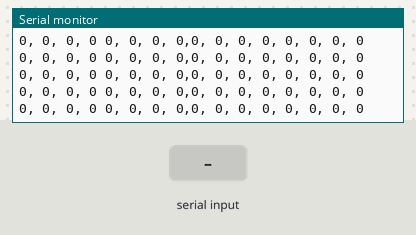
Simulated run of this sketch. Board: Arduino Mega 2560, built with avr-gcc and run on an emulated ATmega2560. Parts: the last lines printed to the serial monitor. The test bench sets the inputs (shaded band).

Above: at 1.2 s.
1.3 s: "90,45,200!" received over the second serial link
At 2.4 s:
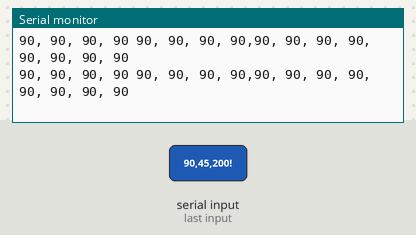
4.3 s: "A!" received over the second serial link
7.3 s: "30,150,10!" received over the second serial link
At 8.4 s:
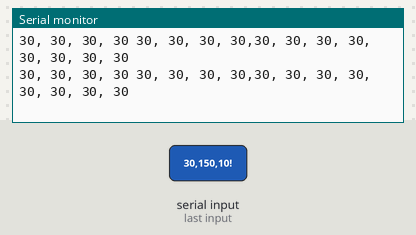
10.3 s: "B!" received over the second serial link
Timing chart, 0 to 11.3 s (numbered marks = the images above; inputs shaded):
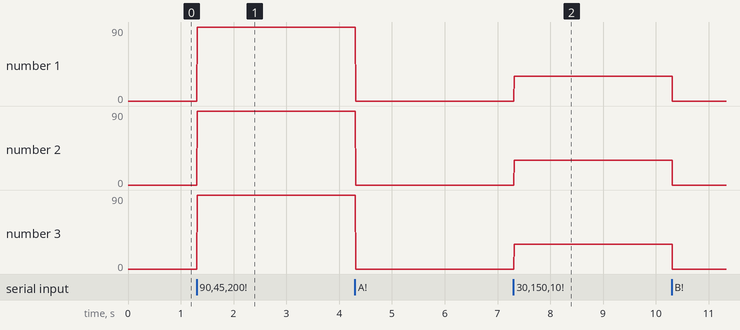

The sketch:

arduino_uart.ino
```cpp
int lx,ly,rx,ry,up,down,left,right,tri,squ,circle,cross,l1,l2,r1,r2;

int indexA,indexB,indexC,indexD,indexE,indexF,indexG,indexH,indexI,indexJ,indexK,indexL,indexM,indexN,indexO,indexP;

String data1,data2,data3,data4,data5,data6,data7,data8,data9,data10,data11,data12,data13,data14,data15,data16;

String datain;

void fetch_data()
{
 if(Serial2.available() > 0)
 {
  datain= Serial2.readStringUntil('!');
 }
}

void parse_data(String datain)
{
indexA=datain.indexOf("A");
indexB=datain.indexOf("B");
indexC=datain.indexOf("C");
indexD=datain.indexOf("D");
indexE=datain.indexOf("E");
indexF=datain.indexOf("F");
indexG=datain.indexOf("G");
indexH=datain.indexOf("H");
indexI=datain.indexOf("I");
indexJ=datain.indexOf("J");
indexK=datain.indexOf("K");
indexL=datain.indexOf("L");
indexM=datain.indexOf("M");
indexN=datain.indexOf("N");
indexO=datain.indexOf("O");
indexP=datain.indexOf("P");

data1=datain.substring(0,indexA);
data2=datain.substring(indexA+1,indexB);
data3=datain.substring(indexB+1,indexC);
data4=datain.substring(indexC+1,indexD);
data5=datain.substring(indexD+1,indexE);
data6=datain.substring(indexE+1,indexF);
data7=datain.substring(indexF+1,indexG);
data8=datain.substring(indexG+1,indexH);
data9=datain.substring(indexH+1,indexI);
data10=datain.substring(indexI+1,indexJ);
data11=datain.substring(indexJ+1,indexK);
data12=datain.substring(indexK+1,indexL);
data13=datain.substring(indexL+1,indexM);
data14=datain.substring(indexM+1,indexN);
data15=datain.substring(indexN+1,indexO);
data16=datain.substring(indexO+1,indexP);

lx=data1.toInt();
ly=data2.toInt();
rx=data3.toInt();
ry=data4.toInt();
up=data5.toInt();
down=data6.toInt();
left=data7.toInt();
right=data8.toInt();
tri=data9.toInt();
squ=data10.toInt();
circle=data11.toInt();
cross=data12.toInt();
l1=data13.toInt();
l2=data14.toInt();
r1=data15.toInt();
r2=data16.toInt();
}
void ps_print()
{
 // Serial.print("lx=");
  Serial.print(lx);
  Serial.print(", ");
//  Serial.print("ly=");
  Serial.print(ly);
  Serial.print(", ");
//  Serial.print("rx=");
  Serial.print(rx);
  Serial.print(", ");
 // Serial.print("ry=");
  Serial.print(ry);
  Serial.print(" ");

 // Serial.print("up=");
  Serial.print(up);
  Serial.print(", ");
 // Serial.print("dowm=");
  Serial.print(down);
  Serial.print(", ");
//  Serial.print("left=");
  Serial.print(left);
  Serial.print(", ");
//  Serial.print("right=");
  Serial.print(right);
  Serial.print(",");

//  Serial.print("tri=");
  Serial.print(tri);
  Serial.print(", ");
 // Serial.print("squ=");
  Serial.print(squ);
  Serial.print(", ");
 // Serial.print("circle=");
  Serial.print(circle);
  Serial.print(", ");
//  Serial.print("cross=");
  Serial.print(cross);
  Serial.print(", ");

 // Serial.print("l1=");
  Serial.print(l1);
  Serial.print(", ");
 // Serial.print("l2=");
  Serial.print(l2);
  Serial.print(", ");
//  Serial.print("r1=");
  Serial.print(r1);
  Serial.print(", ");
 // Serial.print("r2=");
  Serial.println(r2);
}

void setup() {
  // put your setup code here, to run once:
  Serial.begin(115200);
  Serial2.begin(9600);
}

void loop()
{
  fetch_data();
  parse_data(datain);

  ps_print();
}
```

Measured:
- after the input at 1.3 s, the serial monitor: prints a new line at once (image 1)
- after the input at 7.3 s, the serial monitor: prints a new line at once (image 2)
- plotted number 1: 0 → 90 after the input at 1.3 s, 0 → 30 after the input at 7.3 s
- plotted number 2: 0 → 90 after the input at 1.3 s, 0 → 30 after the input at 7.3 s
- plotted number 3: 0 → 90 after the input at 1.3 s, 0 → 30 after the input at 7.3 s
